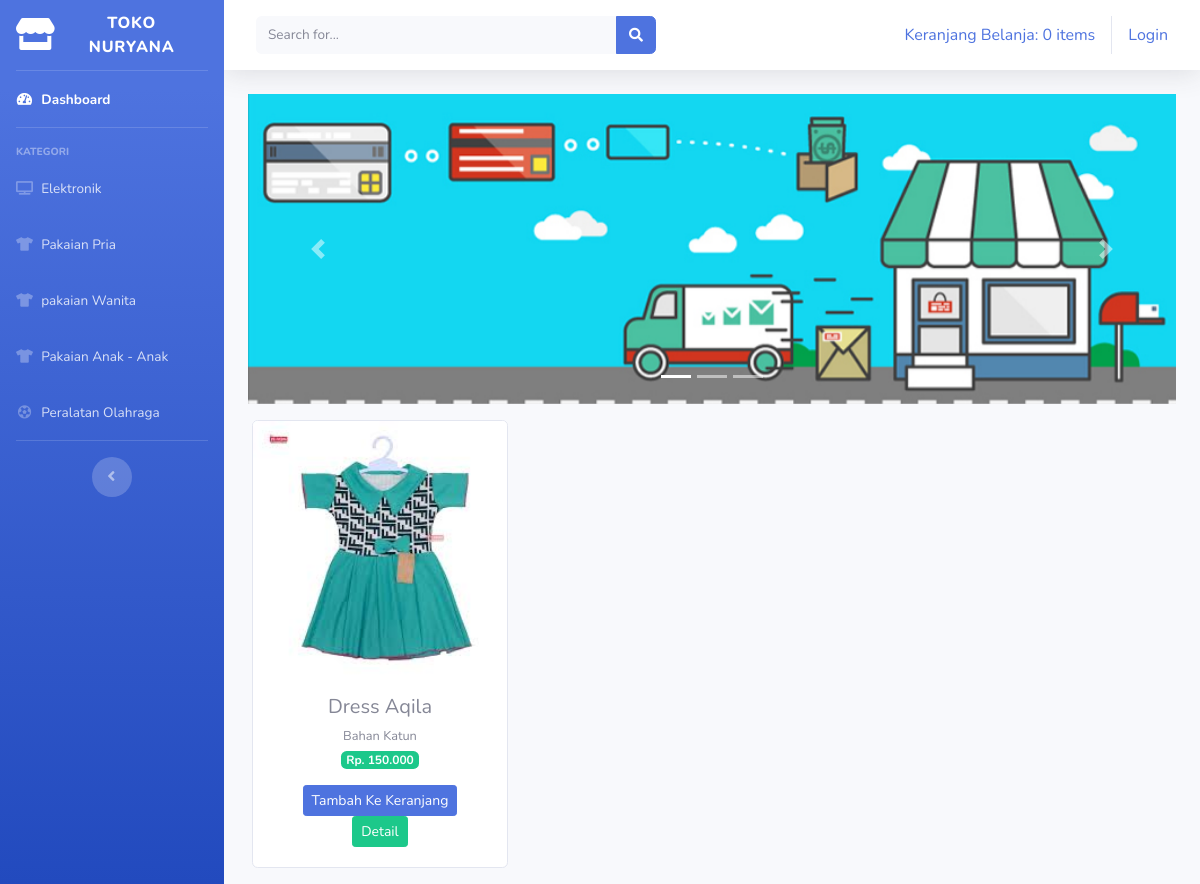
Page /index.php/kategori/pakaian_anak_anak on the committed database.
### tables this page shows
CREATE TABLE `tb_barang` (
  `id_brg` int(11) NOT NULL,
  `nama_brg` varchar(120) NOT NULL,
  `keterangan` varchar(256) NOT NULL,
  `kategori` varchar(60) NOT NULL,
  `harga` int(11) NOT NULL,
  `stok` int(11) NOT NULL,
  `gambar` text NOT NULL
);

### application/controllers/kategori.php (called while the page is built, shortened)
<?php
 class Kategori extends CI_Controller{
 	public function pakaian_anak_anak()
 	{
 		$data['pakaian_anak_anak'] = $this->model_kategori->data_pakaian_anak_anak()->result();
 		$this->load->view('templates/header');
		$this->load->view('templates/sidebar');
		$this->load->view('pakaian_anak_anak', $data);
		$this->load->view('templates/footer');
 	}
 }

### index.php (called while the page is built, shortened)
<?php
require_once BASEPATH.'core/CodeIgniter.php';

### application/models/model_kategori.php (called while the page is built, shortened)
<?php
class Model_kategori extends CI_Model{
	public function data_pakaian_anak_anak()
	{
		return $this->db->get_where('tb_barang', array('kategori' => 'pakaian anak anak' ));
	}
}

### application/views/pakaian_anak_anak.php (the view, shortened to what this page needs)
<div class="container-fluid">
  <div id="carouselExampleIndicators" class="carousel slide" data-ride="carousel">
  <ol class="carousel-indicators">
    <li data-target="#carouselExampleIndicators" data-slide-to="0" class="active"></li>
    <li data-target="#carouselExampleIndicators" data-slide-to="1"></li>
    <li data-target="#carouselExampleIndicators" data-slide-to="2"></li>
  </ol>
  <div class="carousel-inner">
    <div class="carousel-item active">
      <img src="<?php echo base_url('assets/img/slider1.jpg')?>" class="d-block w-100" alt="...">
    </div>
  </div>
  <a class="carousel-control-prev" href="#carouselExampleIndicators" role="button" data-slide="prev">
    <span class="carousel-control-prev-icon" aria-hidden="true"></span>
  </a>
  <a class="carousel-control-next" href="#carouselExampleIndicators" role="button" data-slide="next">
    <span class="carousel-control-next-icon" aria-hidden="true"></span>
  </a>
</div>
  <div class="row text-center mt-3">
    <?php foreach ($pakaian_anak_anak as $brg) : ?>
<div class="card ml-3 mb-3" style="width: 16rem;">
  <img src="<?php echo base_url().'/uploads/'.$brg->gambar ?>" class="card-img-top" alt="..." style=" height:">
  <div class="card-body">
    <h5 class="card-title mb-1"><?php echo $brg->nama_brg?></h5>
    <small><?php echo $brg->keterangan?></small><br>
   <span class="badge badge-success mb-3">Rp. <?php echo number_format($brg->harga, 0, ',','.') ?></span>
    <?php echo anchor('dashboard/tambah_ke_keranjang/'. $brg->id_brg,'<div class="btn btn-sm btn-primary">Tambah Ke Keranjang</div>')?>
    <?php echo anchor('dashboard/detail/'. $brg->id_brg,'<div class="btn btn-sm btn-success">Detail</div>')?>
  </div>
</div>
<?php endforeach; ?>
</div>
</div>

### rows in the picture
tb_barang: gambar (picture), nama_brg "Dress Aqila", keterangan "Bahan Katun", harga "150.000", id_brg "Tambah Ke Keranjang", id_brg "Detail"

### other values in the picture
anchor('dashboard/detail_keranjang', $keranjang) "Keranjang Belanja: 0 items"
anchor('auth/login', 'Login') "Login"
